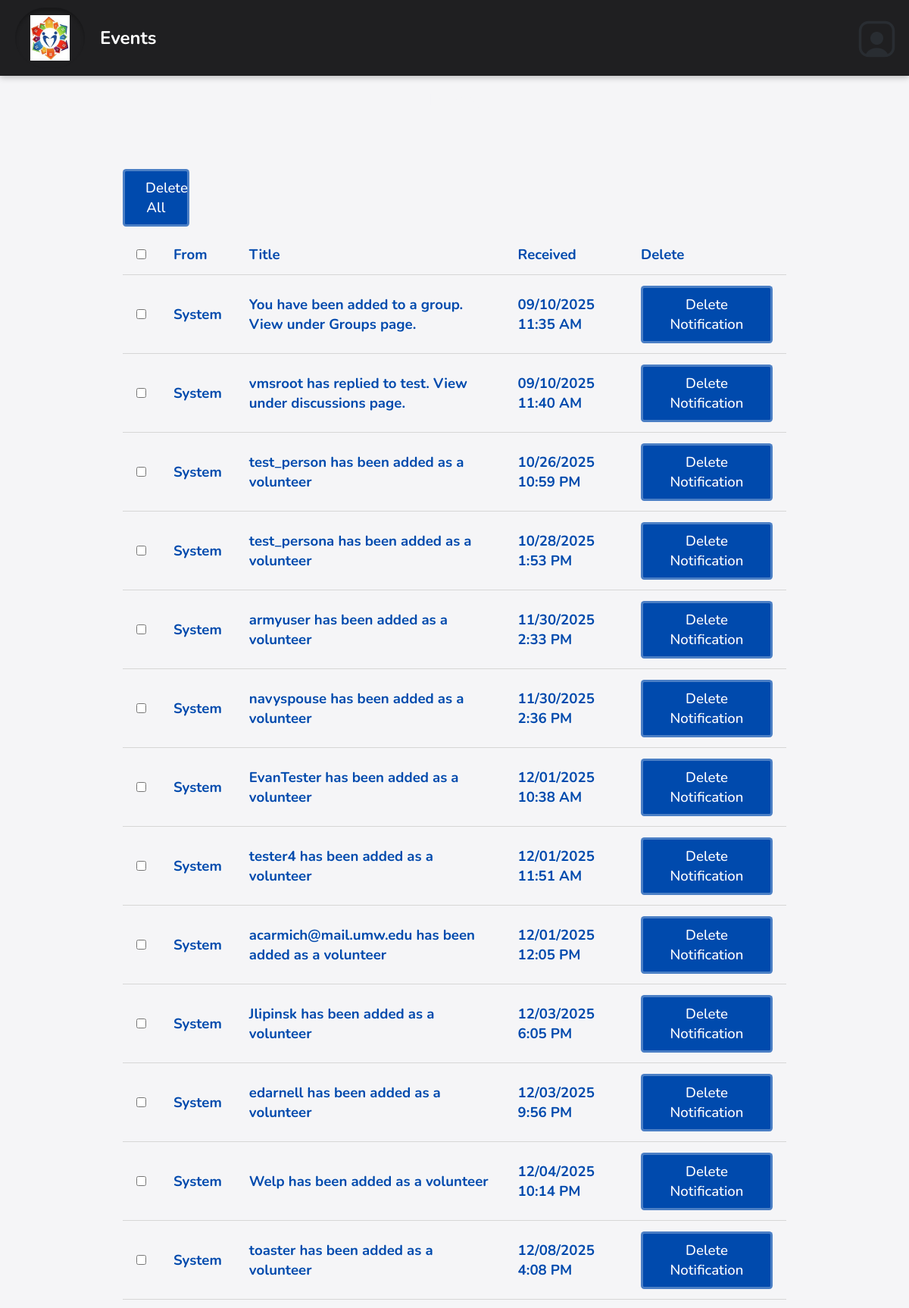
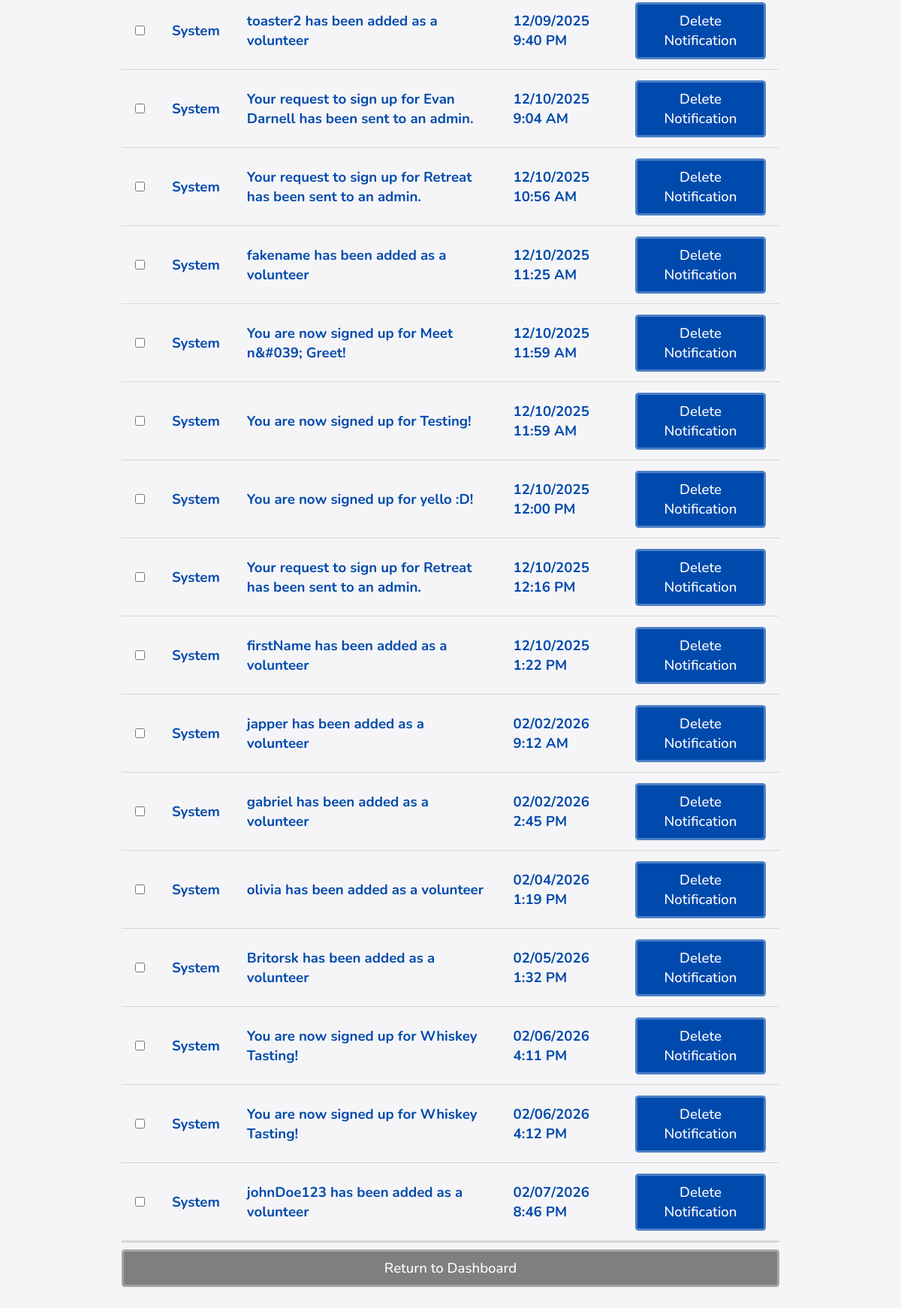
The page /inbox.php (signed in) on the database its author committed (2 pictures, top to bottom).
### tables this page shows
CREATE TABLE `dbmessages` (
  `id` int(11) NOT NULL,
  `senderID` varchar(256) NOT NULL,
  `recipientID` varchar(256) NOT NULL,
  `title` varchar(256) NOT NULL,
  `body` text NOT NULL,
  `time` varchar(16) NOT NULL,
  `wasRead` tinyint(1) NOT NULL DEFAULT 0,
  `prioritylevel` tinyint(4) NOT NULL DEFAULT 0
);

### database/dbMessages.php (called while the page is built, shortened)
<?php
function get_user_unread_messages($userID) {
    $query = "select * from dbmessages
              where recipientID='$userID' AND wasread = 0
              order by time ASC";
    $connection = connect();
    $result = mysqli_query($connection, $query);
    $messages = mysqli_fetch_all($result, MYSQLI_ASSOC);
    return $messages;
}
function get_user_read_messages($userID) {
    $query = "select * from dbmessages
              where recipientID='$userID' AND wasread = 1
              order by time ASC";
    $connection = connect();
    $result = mysqli_query($connection, $query);
    $messages = mysqli_fetch_all($result, MYSQLI_ASSOC);
    return $messages;
}

### database/dbPersons.php (called while the page is built, shortened)
<?php
    function get_name_from_id($id) {
        if ($id == 'vmsroot') {
            return 'System';
        }
        $query = "select first_name, last_name from dbpersons
            where id='$id'";
        $connection = connect();
        $result = mysqli_query($connection, $query);
        $row = mysqli_fetch_assoc($result);
        return $row['first_name'] . ' ' . $row['last_name'];
    }

### include/output.php (called while the page is built, shortened)
<?php
    function hsc($input) {
        return htmlspecialchars($input ?? '');
    }
    function time24hTo12h($time) {
        $tempTime = explode(':', $time);
        $hour = $tempTime[0];
        $minute = $tempTime[1];
        $hour = intval($hour);
        if ($hour < 12) {
            return hsc($hour . ':' . $minute . ' AM');
        } else if ($hour > 12) {
            $hour -= 12;
        }
        return hsc($hour . ':' . $minute . ' PM');
    }

### inbox.php (the view, shortened to what this page needs)
<?php
$userID = null;
if (isset($_SESSION['_id'])) {
    $userID = $_SESSION['_id'];
}
?>
<!DOCTYPE html>
<html>
<head>
    <?php require_once('universal.inc') ?>
    <link rel="stylesheet" href="css/messages.css">
</head>
<body>
<?php require_once('header.php') ?>
<h1>Inbox</h1>
<main class="general">
    <?php
    require_once('database/dbMessages.php');
    require_once('database/dbPersons.php');
    require_once('include/output.php');
    $newMessages = get_user_unread_messages($userID);
    $oldMessages = get_user_read_messages($userID);
    $allMessages = array_merge($newMessages, $oldMessages);
    usort($allMessages, function($a, $b) {
        return strtotime(str_replace('-', ' ', $b['time'])) - strtotime(str_replace('-', ' ', $a['time']));
    });
    ?>
    <?php if (count($allMessages) > 0): ?>
        <form id="bulkDeleteForm" action="deleteNotification.php" method="POST">
            <div class="top-bar">
            <button type="submit" name="delete_all" class="button delete" style="width:10%; margin-bottom: 10px;" onclick="return confirm('Are you sure you want to delete ALL notifications?');">Delete All</button>
            </div>
            <div class="table-wrapper">
                <table class="general">
                    <thead>
                        <tr>
                            <th><input type="checkbox" id="selectAll"></th>
                            <th>From</th>
                            <th>Title</th>
                            <th>Received</th>
                            <th>Delete</th>
                        </tr>
                    </thead>
                    <tbody class="standout">
                        <?php
                            $id_to_name_hash = [];
                            foreach ($allMessages as $message):
                                $sender = $id_to_name_hash[$message['senderID']] ?? get_name_from_id($message['senderID']);
                                $id_to_name_hash[$message['senderID']] = $sender;
                                $messageID = $message['id'];
                                $title = $message['title'];
                                $timePacked = $message['time'];
                                [$year, $month, $day, $clock] = explode('-', $timePacked);
                                $time = time24hto12h($clock);
                                $class = 'message';
                        ?>
                        <tr class="<?= $class ?>" data-message-id="<?= $messageID ?>">
                            <td><input type="checkbox" class="rowCheckbox" name="selected_messages[]" value="<?= $messageID ?>"></td>
                            <td><?= $sender ?></td>
                            <td><?= $title ?></td>
                            <td><?= "$month/$day/$year $time" ?></td>
                            <td>
                                <a class="button delete"
                                href="deleteNotification.php?id=<?= $messageID ?>"
                                onclick="return confirm('Are you sure you want to delete this message?');">
                                Delete Notification
                                </a>
                            </td>
                        </tr>
                        <?php endforeach; ?>
                    </tbody>
                </table>
            </div>
        </form>
        <?php else: ?>
            <p class="no-messages standout">You currently have no notifications.</p>
        <?php endif; ?>
        <a class="button cancel" href="index.php">Return to Dashboard</a>
</main>
</body>
</html>

### css/base.css (style rules this page uses)
html, body, header, main, footer, div, span, p, h1, h2, h3, h4, h5, h6, ul, ol, li, input, select, textarea, form, section, label, table, td, tr, th, form, fieldset, em, button, a { padding: 0; margin: 0; font-size: inherit; font-family: inherit; font-weight: inherit; text-decoration: none; font-style: normal; box-sizing: border-box; text-align: left; list-style-type: none; border-spacing: 0; font-weight: bold; }
:root { --page-background-color: #f5f5f7; --page-font-color: rgb(0, 74, 173); --inactive-font-color: #6b6b6b; --inactive-background-color: #eeeeee; --standout-background: #ffffff; --happy-toast-background-color: #7fa88a; --happy-toast-font-color: #ffffff; --info-toast-background-color: #e6e6e6; --info-toast-font-color: #111111; --error-toast-background-color: #c97b67; --error-toast-font-color: #ffffff; --shadow-and-border-color: #d6d6d6; --accent-color: rgb(62, 129, 50); --main-color: rgb(0, 74, 173); --secondary-accent-color: rgb(62, 129, 50); --wv-accent-color: #C9AB81; --wv-accent-foreground: #ffffff; --wv-bg-light: #ffffff; --wv-text-dark: #111111; --wv-muted-text: #6b6b6b; --calendar-event-color: #b0b0b0; --calendar-event-color-hover: var(--accent-color); --calendar-today-border: 2px solid var(--secondary-accent-color); --button-font-color: #ffffff; --button-padding: 0.5rem 1.5rem; --button-border-radius: 0.25rem; --standard-border: 1px solid #cccccc; --light-border: 1px solid var(--shadow-and-border-color); --text-field-border: 2px solid #cccccc; --cancel-button-background-color: rgb(127,127,127); --error-color: #c97b67; font-size: 18px; font-family: Montserrat; font-weight: 300; }
body { background-color: var(--page-background-color); color: var(--page-font-color); font-family: Montserrat; }
a { color: var(--main-color); }
main:not(.login):not(.calendar-view):not(.dashboard) { padding: 1rem; }
input[type=submit], .button, a.button-signup { color: var(--button-font-color); background-color: var(--main-color); padding: var(--button-padding); border: 3px solid rgba(255, 255, 255, 0.295); border-radius: var(--button-border-radius); font-weight: 500; width: 100%; transition: background-color .3s; cursor: pointer; text-align: center; }
h1 { font-size: 1.5rem; font-weight: 500; margin-bottom: 2rem; background-color: var(#C9AB81); color: var(--page-background-color); width: 100%; text-align: center; padding: 1rem; }
.button { display: inline-block; }
button.cancel, a.cancel { background-color: var(--cancel-button-background-color); color: white; }
main.general, form.general { margin: 1rem; display: flex; flex-direction: column; gap: 0.5rem; }
table.general { width: 100%; border-collapse: collapse; padding-bottom: 1rem; }
table.general th, table.general td { padding: 0.75rem 1rem; vertical-align: top; background-color: var(--page-background-color); border-bottom: 1px solid var(--shadow-and-border-color); color: var(--page-font-color); }
table.general td { text-align:left; vertical-align: middle; color: var(--page-font-color); }
.standout { border-bottom: 3px solid var(--shadow-and-border-color); padding: 1rem; background-color: var(--standout-background); }
@media only screen and (min-width: 1024px) { main.general, form.general { margin: 0rem 8rem 4rem 8rem; } }

### css/messages.css (style rules this page uses)
:root { --unread-message-background: #f1eadf; --message-body-border-color: #ddd; --priorityone-color:#4FFFB0; --prioritytwo-color:#F0E68C; --prioritythree-color:#fd5c63; }
tr.message { cursor: pointer; transition: filter .3s; background-color: inherit; }

### inbox.php (style rules this page uses)
.top-bar { display: flex; justify-content: space-between; align-items: center; }

### rows shown on the page
dbmessages: senderID "System", title "You have been added to a group. View under Groups page.", month "09", day "10", year "2025", time "11:35 AM"
dbmessages: senderID "System", title "vmsroot has replied to test. View under discussions page.", month "09", day "10", year "2025", time "11:40 AM"
dbmessages: senderID "System", title "test_person has been added as a volunteer", month "10", day "26", year "2025", time "10:59 PM"
dbmessages: senderID "System", title "test_persona has been added as a volunteer", month "10", day "28", year "2025", time "1:53 PM"
dbmessages: senderID "System", title "armyuser has been added as a volunteer", month "11", day "30", year "2025", time "2:33 PM"
dbmessages: senderID "System", title "navyspouse has been added as a volunteer", month "11", day "30", year "2025", time "2:36 PM"
dbmessages: senderID "System", title "EvanTester has been added as a volunteer", month "12", day "01", year "2025", time "10:38 AM"
dbmessages: senderID "System", title "tester4 has been added as a volunteer", month "12", day "01", year "2025", time "11:51 AM"
dbmessages: senderID "System", title "acarmich@mail.umw.edu has been added as a volunteer", month "12", day "01", year "2025", time "12:05 PM"
dbmessages: senderID "System", title "Jlipinsk has been added as a volunteer", month "12", day "03", year "2025", time "6:05 PM"
dbmessages: senderID "System", title "edarnell has been added as a volunteer", month "12", day "03", year "2025", time "9:56 PM"
dbmessages: senderID "System", title "Welp has been added as a volunteer", month "12", day "04", year "2025", time "10:14 PM"
dbmessages: senderID "System", title "toaster has been added as a volunteer", month "12", day "08", year "2025", time "4:08 PM"
dbmessages: senderID "System", title "toaster2 has been added as a volunteer", month "12", day "09", year "2025", time "9:40 PM"
dbmessages: senderID "System", title "Your request to sign up for Evan Darnell has been sent to an admin.", month "12", day "10", year "2025", time "9:04 AM"
dbmessages: senderID "System", title "Your request to sign up for Retreat has been sent to an admin.", month "12", day "10", year "2025", time "10:56 AM"
dbmessages: senderID "System", title "fakename has been added as a volunteer", month "12", day "10", year "2025", time "11:25 AM"
dbmessages: senderID "System", title "You are now signed up for Meet n&#039; Greet!", month "12", day "10", year "2025", time "11:59 AM"
dbmessages: senderID "System", title "You are now signed up for Testing!", month "12", day "10", year "2025", time "11:59 AM"
dbmessages: senderID "System", title "You are now signed up for yello :D!", month "12", day "10", year "2025", time "12:00 PM"
dbmessages: senderID "System", title "Your request to sign up for Retreat has been sent to an admin.", month "12", day "10", year "2025", time "12:16 PM"
dbmessages: senderID "System", title "firstName has been added as a volunteer", month "12", day "10", year "2025", time "1:22 PM"
dbmessages: senderID "System", title "japper has been added as a volunteer", month "02", day "02", year "2026", time "9:12 AM"
dbmessages: senderID "System", title "gabriel has been added as a volunteer", month "02", day "02", year "2026", time "2:45 PM"
dbmessages: senderID "System", title "olivia has been added as a volunteer", month "02", day "04", year "2026", time "1:19 PM"
dbmessages: senderID "System", title "Britorsk has been added as a volunteer", month "02", day "05", year "2026", time "1:32 PM"
dbmessages: senderID "System", title "You are now signed up for Whiskey Tasting!", month "02", day "06", year "2026", time "4:11 PM"
dbmessages: senderID "System", title "You are now signed up for Whiskey Tasting!", month "02", day "06", year "2026", time "4:12 PM"
dbmessages: senderID "System", title "johnDoe123 has been added as a volunteer", month "02", day "07", year "2026", time "8:46 PM"
